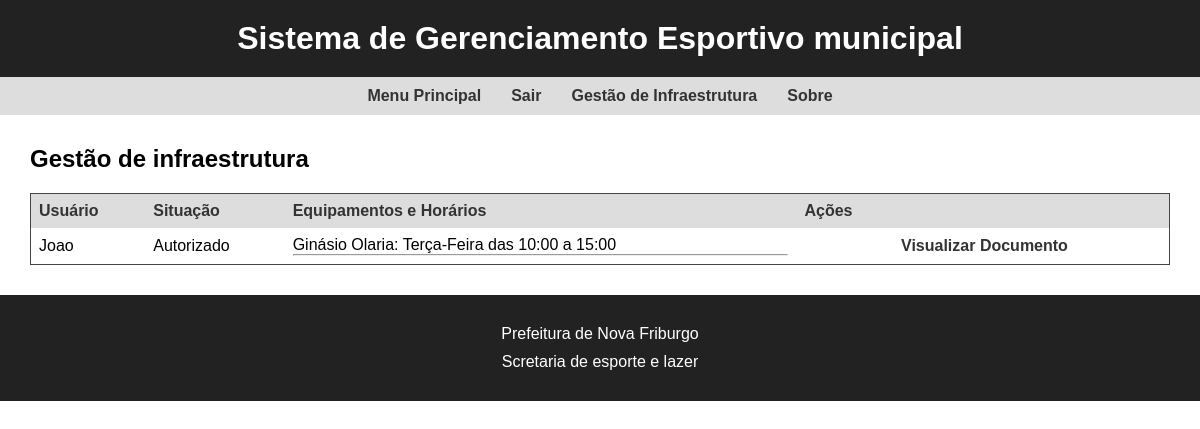
The app's page /gestao/solicitacoes (signed in) with its own data.
### equipamentos/models.py (models this page shows, shortened)
class UsoEspaco(models.Model):
    STATUS = (
        ('rascunho', 'Rascunho'),
        ('aguardando', 'Aguardando Resposta'),
        ('autorizado', 'Autorizado'),
        ('rejeitado', 'Rejeitado'),
    )
    GENERO = (
        ('masc', 'Masculino'),
        ('fem', 'Feminino'),
        ('mis', 'Misto'),
    )
    usuario = models.ForeignKey(UsuarioCustomizado, on_delete=models.CASCADE)
    data_requisicao = models.DateTimeField(auto_now_add=True)
    data_atualizacao = models.DateTimeField(auto_now=True)
    situacao = models.CharField(
        max_length=10,
        choices=STATUS,
    )
    genero_biologico = models.CharField(
        max_length=4,
        choices=GENERO,
    )
    publico_alvo = models.ForeignKey(Publico, on_delete=models.DO_NOTHING)
    estimativa_praticipantes = models.IntegerField()
    tipo_atividade = models.ForeignKey(TipoAtividade, on_delete=models.CASCADE)
    tipo_modalidade = models.ForeignKey(TipoModalidade, on_delete=models.CASCADE)
    data_expiracao = models.DateField(null=True)
    def situacao_text(self):
        return dict(UsoEspaco.STATUS)[self.situacao]

class EscolhaEquipamentoHorario(models.Model):
    DIA = (
        ('segunda', 'Segunda-Feira'),
        ('terca', 'Terça-Feira'),
        ('quarta', 'Quarta-Feira'),
        ('quinta', 'Quinta-Feira'),
        ('sexta', 'Sexta-Feira'),
        ('sabado', 'Sábado'),
        ('domingo', 'Domingo'),
    )
    uso_espaco = models.ForeignKey(UsoEspaco, on_delete=models.CASCADE)
    equipamento = models.ForeignKey(Equipamento, on_delete=models.CASCADE)
    dia = models.CharField(
        max_length=7,
        choices=DIA
    )
    horario_inicio = models.TimeField()
    horario_fim = models.TimeField()
    def dia_semana(self):
        return dict(EscolhaEquipamentoHorario.DIA)[self.dia]

class Equipamento(models.Model):
    POSSUI = (
        ('possui', 'Possui'),
        ('npossui', 'Não Possui'),
    )
    CONDICAO = (
        ('pessimo', 'Péssimo'),
        ('ruim', 'Ruim'),
        ('bom', 'Bom'),
        ('otimo', 'Ótimo'),
        ('excelente', 'Excelente'),
    )
    nome = models.CharField(max_length=255)
    bairro = models.ForeignKey(Bairro, on_delete=models.CASCADE)
    cep = models.CharField(max_length=8)
    endereco = models.CharField(max_length=255)
    longitude = models.FloatField()
    latitude = models.FloatField()
    tamanho = models.FloatField()
    tipo_equipamento = models.ForeignKey(TipoEquipamento, on_delete=models.CASCADE)
    tipo_modalidade = models.ManyToManyField(TipoModalidade)
    condicao_equipamento = models.CharField(
        max_length=9,
        choices=CONDICAO
    )
    rede_eletrica = models.CharField(
        max_length=7,
        choices=POSSUI,
    )
    rede_hidraulica = models.CharField(
        max_length=7,
        choices=POSSUI,
    )
    banheiro_vestiario = models.CharField(
        max_length=7,
        choices=POSSUI,
    )
    parques_jardins = models.CharField(
        max_length=7,
        choices=POSSUI,
    )
    arquibancada = models.CharField(
        max_length=7,
        choices=POSSUI,
    )
    cobertura = models.CharField(
        max_length=7,
        choices=POSSUI,
    )
    cercamento = models.CharField(
        max_length=7,
        choices=POSSUI,
    )
    grama_sintetica = models.CharField(
        max_length=7,
        choices=POSSUI,
    )
    foto_aerea = models.ImageField()
    fotos = models.ImageField()
    def __str__(self):
        return self.nome

### usuarios/models.py (models this page shows)
class UsuarioCustomizado(AbstractUser):
    CATEGORIA = (
        ('cidadao', 'Cidadão'),
        ('gestor_infraestrutura', 'Gestor de Infraestrutura'),
        ('gestor_eventos', 'Gestor de Eventos'),
    )
    tipo = models.CharField(
        max_length=21,
        choices=CATEGORIA,
    )
    telefone_contato = models.CharField(max_length=11)

### documentos/models.py (models this page shows)
class DocumentoAutorizacao(models.Model):
    STATUS = (
        ('aguardando_assinatura', 'Aguardando assinatura'),
        ('assinado', 'Assinado'),
    )
    info = models.ForeignKey(UsoEspaco, on_delete=models.DO_NOTHING)
    status = models.CharField(
        max_length=21,
        choices=STATUS,
    )
    data_inicio = models.DateField(null=True)
    data_fim = models.DateField(null=True)

### equipamentos/views.py (the view)
# urls.py: path('gestao/solicitacoes', views.listaDeRequisicoes, name='lista-requisicoes'),
@user_passes_test(lambda u: u.tipo == 'gestor_infraestrutura', login_url='/accounts/login/')
@login_required
def listaDeRequisicoes(request):
    lista_de_requisicoes = UsoEspaco.objects.exclude(situacao='rascunho')
    lista_de_requisicoes_paginator = Paginator(lista_de_requisicoes, 5)
    page_num = request.GET.get('page')
    page = lista_de_requisicoes_paginator.get_page(page_num)
    lista_de_escolhas = EscolhaEquipamentoHorario.objects.all()
    documentos = DocumentoAutorizacao.objects.all()
    context = {
        'page':page,
        'lista_de_escolhas':lista_de_escolhas,
        'documentos':documentos,
    }
    return render(request, 'gestao/equipamentos/requisicoes.html', context)

### equipamentos/templates/gestao/equipamentos/requisicoes.html (shortened to what this page needs)
{%extends 'gestao.html'%}
{%block main%}
    <table>
        <thead>
            <tr>
                <th>Usuário</th>
                <th>Situação</th>
                <th>Equipamentos e Horários</th>
                <th>Ações</th>
                <th></th>
            </tr>
        </thead>
        <tbody>
            {%for index in page.object_list%}
            <tr>
                <td>{{index.usuario}}</td>
                <td>{{index.situacao_text}}</td>
                <td>
                    {%for escolha in lista_de_escolhas%}
                        {%if escolha.uso_espaco == index%}
                            {{escolha.equipamento}}: {{escolha.dia_semana}} das {{escolha.horario_inicio}} a {{escolha.horario_fim}}
                            <hr>
                        {%endif%}
                    {%endfor%}
                </td>
                <td>
                </td>
                <td>
                    {%for documento in documentos%}
                        {%if documento.info == index%}
                            <a href="/documentos/documento_autorizacao/{{documento.id}}">Visualizar Documento</a>
                        {%endif%}
                    {%endfor%}
                </td>
            </tr>
            {%endfor%}
        </tbody>
    </table>
{%endblock%}

### equipamentos/static/css/style.css (style rules this page uses)
* { margin: 0; padding: 0; box-sizing: border-box; }
body { font-family: Arial, sans-serif; margin: 0; padding: 0; }
table { border-collapse: collapse; width: 100%; margin-top: 20px; border: 1px solid #444; }
th, td { border: none; padding: 8px; text-align: left; }
th { background-color: #ddd; color: #333; font-weight: bold; }
a, p a { text-decoration: none; color: #333; font-weight: bold; transition: color 0.3s ease; }

### records on screen
UsoEspaco: usuario "Joao", situacao_text "Autorizado"
EscolhaEquipamentoHorario: equipamento "Ginásio Olaria", dia_semana "Terça-Feira", horario_inicio "10:00", horario_fim "15:00"
